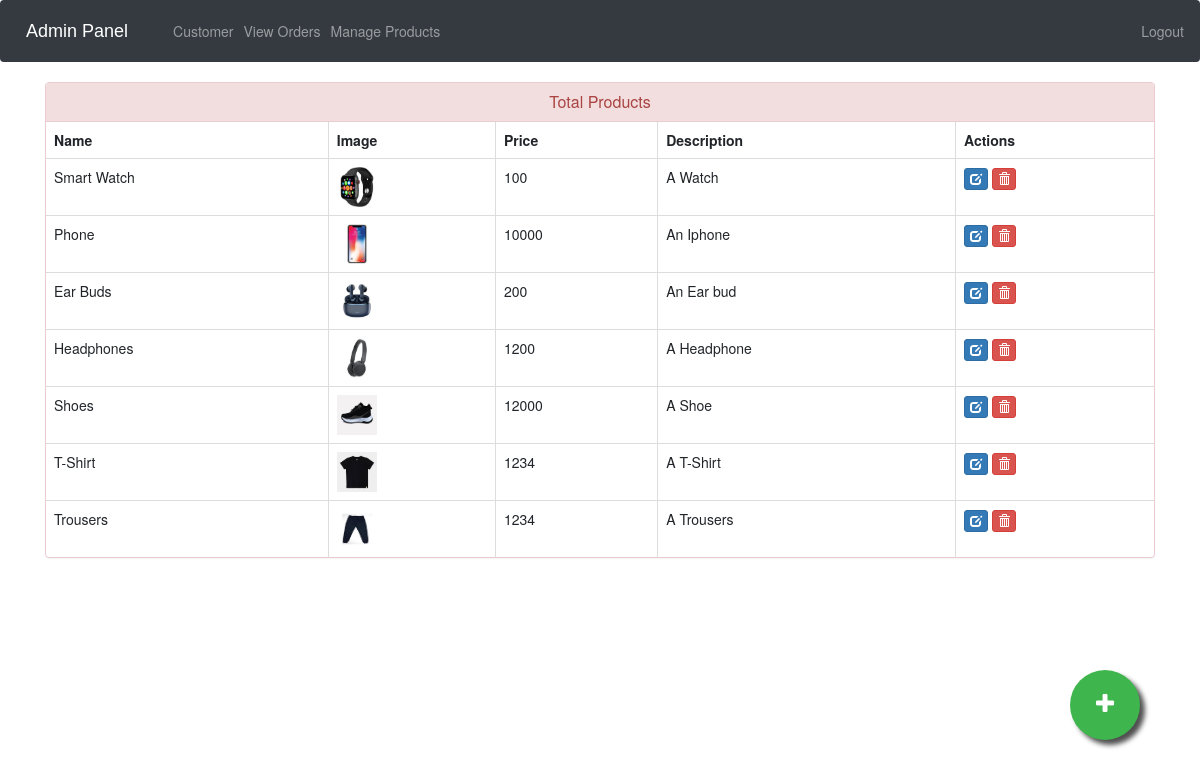
The app's page /admin-products (signed in), older data.
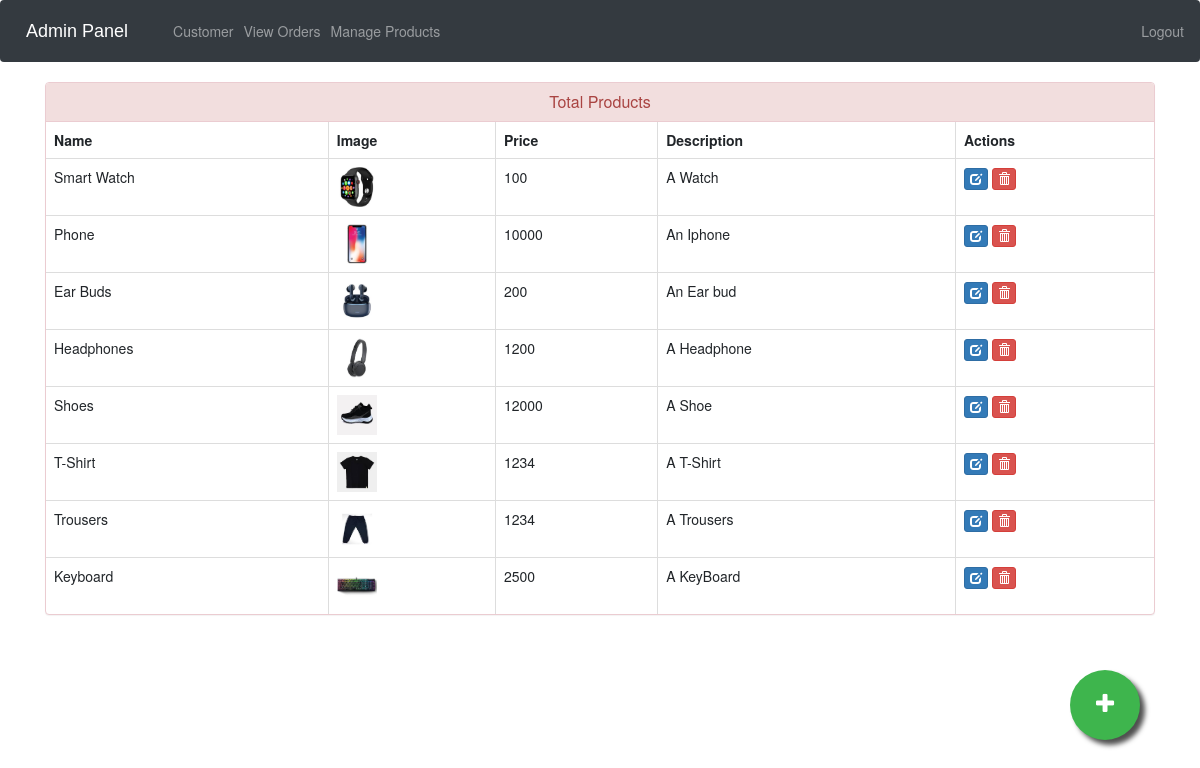
The same page, newer data.
### ecom/models.py (models this page shows, shortened)
class Product(models.Model):
    name=models.CharField(max_length=40)
    product_image= models.ImageField(upload_to='product_image/',null=True,blank=True, default="-")
    price = models.PositiveIntegerField()
    description=models.CharField(max_length=40)
    category = models.ForeignKey(Category, on_delete=models.CASCADE, related_name='products', default=1)
    is_digital = models.BooleanField(default=False)

### ecom/views.py (the view)
# urls.py: path('admin-products', views.admin_products_view,name='admin-products'),
@login_required(login_url='adminlogin')
def admin_products_view(request):
    products=models.Product.objects.all()
    return render(request,'ecom/admin_products.html',{'products':products})

### templates/ecom/admin_products.html (shortened to what this page needs)
{% extends 'ecom/admin_base.html' %}
{% load static %}
{% block content %}
<head>
  <link href="//netdna.bootstrapcdn.com/bootstrap/3.0.0/css/bootstrap.min.css" rel="stylesheet" id="bootstrap-css">
</head>
<div class="container">
  <div class="panel panel-danger">
    <div class="panel-heading">
      <h6 class="panel-title">Total Products</h6>
    </div>
    <table class="table table-hover table-bordered" id="dev-table">
      <thead>
        <tr>
          <th>Name</th>
          <th>Image</th>
          <th>Price</th>
          <th>Description</th>
          <th>Actions</th>
        </tr>
      </thead>
      {% for p in products %}
  {% if p %}
      <tr>
        <td> {{p.name}}</td>
        <td> <img src="{% static p.product_image.url %}" alt="Profile Pic" height="40px" width="40px" /></td>
        <td>{{p.price}}</td>
        <td>{{p.description}}</td>
        <td><a class="btn btn-primary btn-xs" href="{% url 'update-product' p.id  %}"><span class="glyphicon glyphicon-edit"></span></a>
          <a class="btn btn-danger btn-xs" href="{% url 'delete-product' p.id  %}"><span class="glyphicon glyphicon-trash"></span></a></td>
      </tr>
      {%else%}
      <br><br><br>
      <h1>No Products!!</h1>
      {% endif %}
      {% endfor %}
    </table>
  </div>
</div>
<a href="/admin-add-product" class="float">
<i class="fa fa-plus my-float"></i>
</a>
{% endblock content %}

Row changes from the older to the newer data that the page shows:
added Product: name "Keyboard", product_image (picture), price "2500", description "A KeyBoard"
